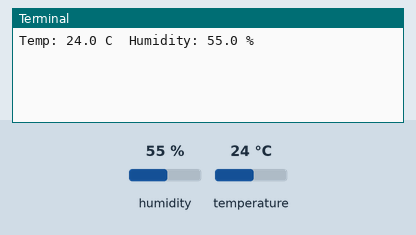
The program below on a simulated Raspberry Pi (BCM pin numbers). Shown: the last lines printed to the terminal. The inputs (shaded band) are chosen by the test bench; at power-on: humidity 55 %, temperature 24 °C.

Above: at 1.2 s.
1.3 s: humidity set to 22 %
At 3.0 s:
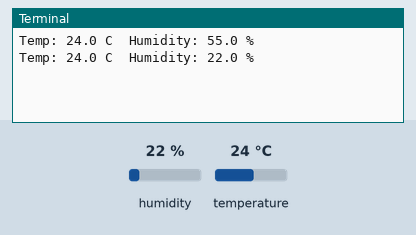
3.4 s: temperature set to 12 °C
At 4.8 s:
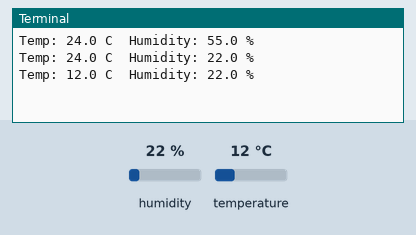
5.5 s: humidity set to 40 %
At 7.9 s:
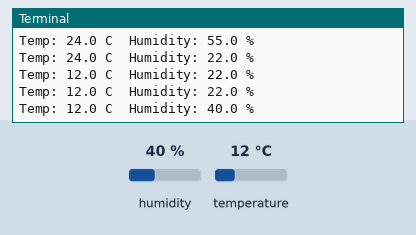
Timing chart, 0 to 9.4 s (numbered marks = the images above; inputs shaded):
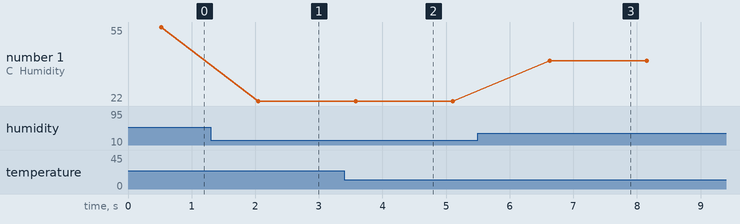

The program:

dht11.py
```python
import sys
import Adafruit_DHT
import time

while True:

    humidity, temperature = Adafruit_DHT.read_retry(11, 4)

    print 'Temp: {0:0.1f} C  Humidity: {1:0.1f} %'.format(temperature, humidity)
    time.sleep(1)
```

Measured:
- after the input at 1.3 s, the terminal: prints a new line after 0.75 s (image 1)
- after the input at 3.4 s, the terminal: prints a new line after 0.18 s (image 2)
- after the input at 5.5 s, the terminal: prints a new line after 1.1 s (image 3)
- plotted number 1: 55 → 22 after the input at 1.3 s, 22 → 40 after the input at 5.5 s
